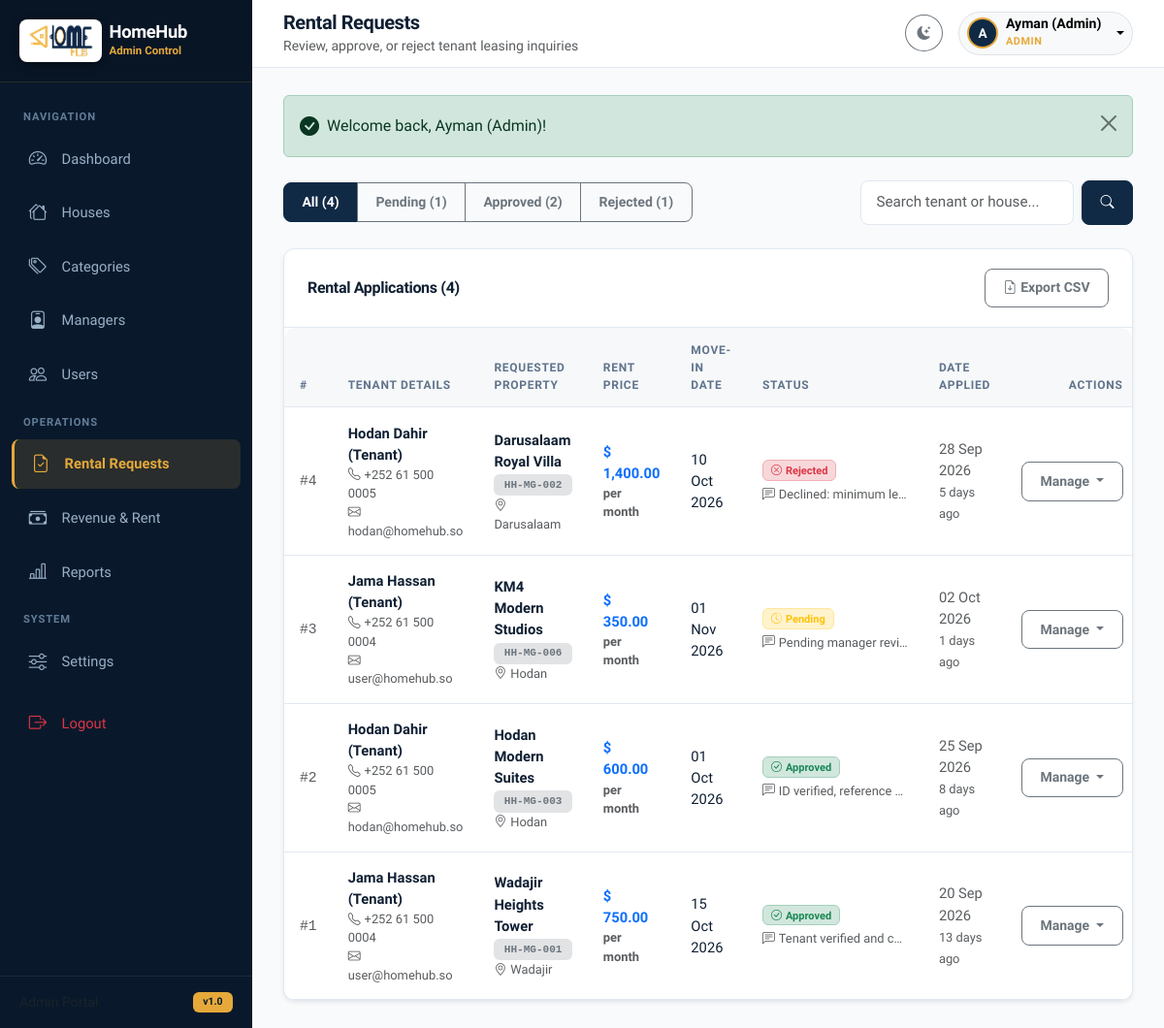
/admin/rental_requests.php (signed in), run on an earlier commit of the app's database.
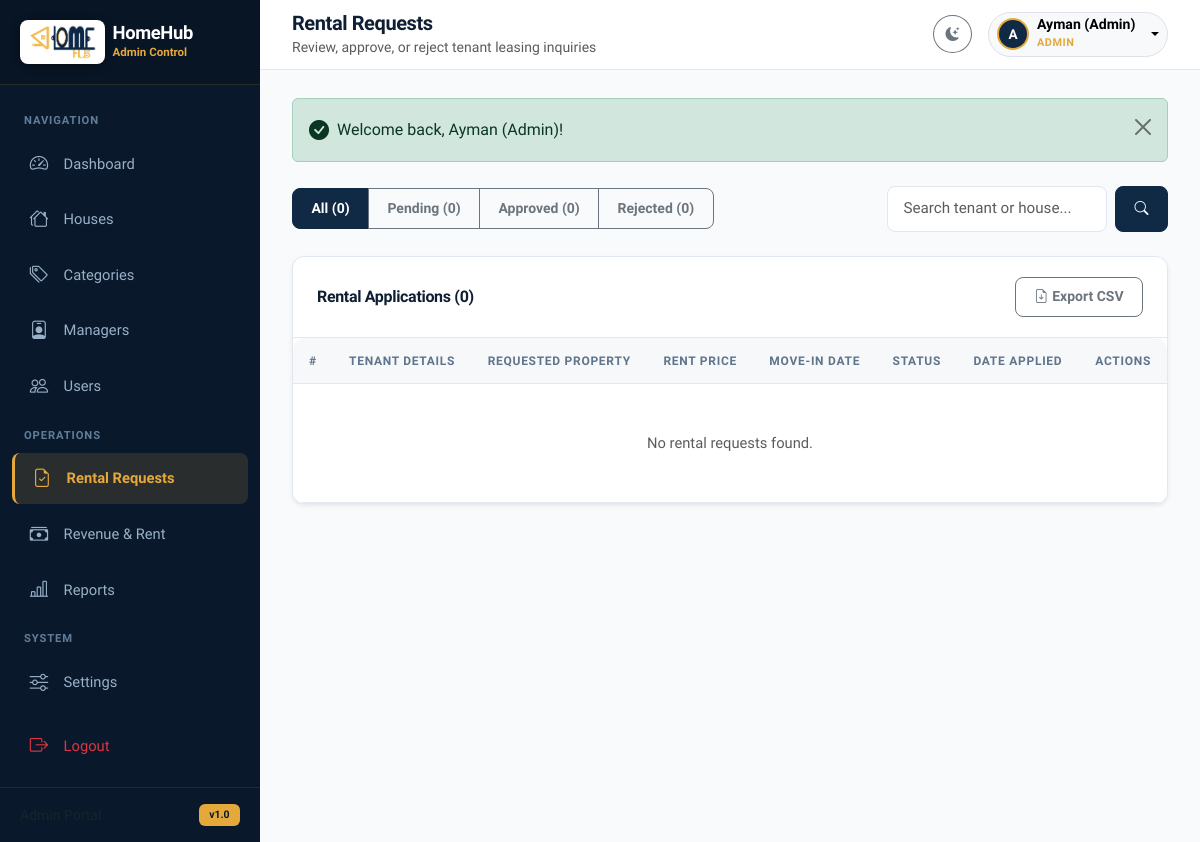
And on a later commit of the database.
### tables this page shows
CREATE TABLE IF NOT EXISTS `rental_requests` (
  `id` INT AUTO_INCREMENT PRIMARY KEY,
  `user_id` INT NOT NULL,
  `house_id` INT NOT NULL,
  `status` ENUM('pending', 'approved', 'rejected') NOT NULL DEFAULT 'pending',
  `request_note` TEXT NULL,
  `admin_notes` TEXT NULL,
  `move_in_date` DATE NULL,
  `created_at` TIMESTAMP DEFAULT CURRENT_TIMESTAMP,
  `updated_at` TIMESTAMP NULL ON UPDATE CURRENT_TIMESTAMP,
  FOREIGN KEY (`user_id`) REFERENCES `users`(`id`) ON DELETE CASCADE,
  FOREIGN KEY (`house_id`) REFERENCES `houses`(`id`) ON DELETE CASCADE
);

CREATE TABLE IF NOT EXISTS `users` (
  `id` INT AUTO_INCREMENT PRIMARY KEY,
  `name` VARCHAR(100) NOT NULL,
  `email` VARCHAR(150) NOT NULL UNIQUE,
  `phone` VARCHAR(30) NULL,
  `password` VARCHAR(255) NOT NULL,
  `role` ENUM('admin', 'manager', 'user') NOT NULL DEFAULT 'user',
  `avatar` VARCHAR(255) NULL,
  `status` ENUM('active', 'inactive') NOT NULL DEFAULT 'active',
  `created_at` TIMESTAMP DEFAULT CURRENT_TIMESTAMP
);

CREATE TABLE IF NOT EXISTS `houses` (
  `id` INT AUTO_INCREMENT PRIMARY KEY,
  `category_id` INT NOT NULL,
  `manager_id` INT NULL,
  `house_name` VARCHAR(150) NOT NULL,
  `house_code` VARCHAR(50) NOT NULL UNIQUE,
  `address` VARCHAR(255) NOT NULL,
  `city` VARCHAR(100) NOT NULL,
  `rent_price` DECIMAL(10,2) NOT NULL,
  `total_apartments` INT NOT NULL DEFAULT 1,
  `occupied_apartments` INT NOT NULL DEFAULT 0,
  `vacant_apartments` INT NOT NULL DEFAULT 1,
  `description` TEXT NULL,
  `image` VARCHAR(255) NULL,
  `created_at` TIMESTAMP DEFAULT CURRENT_TIMESTAMP,
  FOREIGN KEY (`category_id`) REFERENCES `categories`(`id`) ON DELETE CASCADE,
  FOREIGN KEY (`manager_id`) REFERENCES `users`(`id`) ON DELETE SET NULL
);

### config/config.php (called while the page is built, shortened)
<?php
function get_setting(PDO $pdo, string $key, string $default = ''): string {
    static $settingsCache = [];
    try {
        $stmt = $pdo->prepare("SELECT setting_value FROM settings WHERE setting_key = ? LIMIT 1");
        $stmt->execute([$key]);
        $val = $stmt->fetchColumn();
        $settingsCache[$key] = $val !== false ? (string)$val : $default;
        return $settingsCache[$key];
    } catch (Exception $e) {
        return $default;
    }
}

### admin/rental_requests.php (the view, shortened to what the changed rows need)
<?php
require_once __DIR__ . '/../config/config.php';
require_once __DIR__ . '/../includes/functions.php';
require_once __DIR__ . '/../includes/auth.php';
$currency = get_setting($pdo, 'currency', '$');
$statusFilter = trim($_GET['status'] ?? '');
$sql = "SELECT r.*, u.name as user_name, u.email as user_email, u.phone as user_phone,
               h.house_name, h.house_code, h.city, h.rent_price, h.vacant_apartments,
               mgr.name as manager_name
        FROM rental_requests r
        JOIN users u ON r.user_id = u.id
        JOIN houses h ON r.house_id = h.id
        LEFT JOIN users mgr ON h.manager_id = mgr.id
        WHERE 1=1";
$params = [];
$sql .= " ORDER BY r.id DESC";
$stmt = $pdo->prepare($sql);
$stmt->execute($params);
$requests = $stmt->fetchAll();
$countPending  = (int)$pdo->query("SELECT COUNT(*) FROM rental_requests WHERE status = 'pending'")->fetchColumn();
$countApproved = (int)$pdo->query("SELECT COUNT(*) FROM rental_requests WHERE status = 'approved'")->fetchColumn();
$countRejected = (int)$pdo->query("SELECT COUNT(*) FROM rental_requests WHERE status = 'rejected'")->fetchColumn();
$countAll      = (int)$pdo->query("SELECT COUNT(*) FROM rental_requests")->fetchColumn();
require_once __DIR__ . '/../includes/header.php';
?>
<div class="app-wrapper">
    <div class="app-main">
        <main class="content-wrapper">
            <div class="d-flex flex-wrap align-items-center justify-content-between gap-3 mb-4">
                <div class="btn-group" role="group">
                    <a href="<?= BASE_URL; ?>admin/rental_requests.php" class="btn btn-sm <?= empty($statusFilter) ? 'btn-primary' : 'btn-outline-secondary'; ?>">
                        All (<?= $countAll; ?>)
                    </a>
                    <a href="<?= BASE_URL; ?>admin/rental_requests.php?status=pending" class="btn btn-sm <?= $statusFilter === 'pending' ? 'btn-warning text-dark' : 'btn-outline-secondary'; ?>">
                        Pending (<?= $countPending; ?>)
                    </a>
                    <a href="<?= BASE_URL; ?>admin/rental_requests.php?status=approved" class="btn btn-sm <?= $statusFilter === 'approved' ? 'btn-success' : 'btn-outline-secondary'; ?>">
                        Approved (<?= $countApproved; ?>)
                    </a>
                    <a href="<?= BASE_URL; ?>admin/rental_requests.php?status=rejected" class="btn btn-sm <?= $statusFilter === 'rejected' ? 'btn-danger' : 'btn-outline-secondary'; ?>">
                        Rejected (<?= $countRejected; ?>)
                    </a>
                </div>
            </div>
            <div class="card shadow-sm">
                <div class="card-header d-flex justify-content-between align-items-center">
                    <h6 class="mb-0 fw-bold">Rental Applications (<?= count($requests); ?>)</h6>
                    <button type="button" class="btn btn-outline-secondary btn-sm" onclick="exportTableToCSV('requestsTable', 'rental_requests.csv')">
                        <i class="bi bi-file-earmark-arrow-down me-1"></i>Export CSV
                    </button>
                </div>
                <div class="card-body p-0">
                    <div class="table-responsive">
                        <table class="table table-hover align-middle mb-0" id="requestsTable">
                            <thead>
                                <tr>
                                    <th>#</th>
                                    <th>Tenant Details</th>
                                    <th>Requested Property</th>
                                    <th>Rent Price</th>
                                    <th>Move-In Date</th>
                                    <th>Status</th>
                                    <th>Date Applied</th>
                                    <th class="text-end no-export">Actions</th>
                                </tr>
                            </thead>
                            <tbody>
                                <?php if (empty($requests)): ?>
                                    <tr>
                                        <td colspan="8" class="text-center py-5 text-muted">No rental requests found.</td>
                                    </tr>
                                <?php else: ?>
                                    <?php foreach ($requests as $r): ?>
                                        <tr>
                                            <td class="font-monospace text-muted small">#<?= (int)$r['id']; ?></td>
                                            <td>
                                                <div class="fw-bold text-main"><?= e($r['user_name']); ?></div>
                                                <small class="text-muted d-block"><i class="bi bi-telephone me-1"></i><?= e($r['user_phone'] ?? 'No phone'); ?></small>
                                                <small class="text-muted d-block"><i class="bi bi-envelope me-1"></i><?= e($r['user_email']); ?></small>
                                            </td>
                                            <td>
                                                <div class="fw-bold"><?= e($r['house_name']); ?></div>
                                                <span class="badge bg-secondary-subtle text-secondary font-monospace"><?= e($r['house_code']); ?></span>
                                                <small class="text-muted d-block"><i class="bi bi-geo-alt me-1"></i><?= e($r['city']); ?></small>
                                            </td>
                                            <td class="fw-bold text-primary">
                                                <?= format_currency($r['rent_price'], $currency); ?>
                                                <small class="text-muted d-block">per month</small>
                                            </td>
                                            <td>
                                                <?= !empty($r['move_in_date']) ? format_date($r['move_in_date']) : '<span class="text-muted small">Immediate</span>'; ?>
                                            </td>
                                            <td>
                                                <?= status_badge($r['status']); ?>
                                                <?php if (!empty($r['admin_notes'])): ?>
                                                    <small class="text-muted d-block text-truncate mt-1" style="max-width: 150px;" title="<?= e($r['admin_notes']); ?>">
                                                        <i class="bi bi-chat-left-text me-1"></i><?= e($r['admin_notes']); ?>
                                                    </small>
                                                <?php endif; ?>
                                            </td>
                                            <td class="small text-muted">
                                                <?= format_date($r['created_at']); ?><br>
                                                <small><?= time_ago($r['created_at']); ?></small>
                                            </td>
                                            <td class="text-end no-export">
                                                <div class="dropdown d-inline-block">
                                                    <button class="btn btn-sm btn-outline-secondary dropdown-toggle" type="button" data-bs-toggle="dropdown">
                                                        Manage
                                                    </button>
                                                </div>
                                            </td>
                                        </tr>
                                    <?php endforeach; ?>
                                <?php endif; ?>
                            </tbody>
                        </table>
                    </div>
                </div>
            </div>
        </main>
    </div>
</div>
<?php require_once __DIR__ . '/../includes/footer.php'; ?>

### includes/functions.php (shortened to what the changed rows need)
<?php
function e(?string $string): string {
    return htmlspecialchars((string)($string ?? ''), ENT_QUOTES, 'UTF-8');
}
function format_currency(float|int|string $amount, string $currency = '$'): string {
    $num = (float)$amount;
    return $currency . ' ' . number_format($num, 2);
}
function format_date(?string $date, string $format = 'd M Y'): string {
    $timestamp = strtotime($date);
    return $timestamp ? date($format, $timestamp) : '-';
}
function time_ago(?string $datetime): string {
    $time = strtotime($datetime);
    $diff = time() - $time;
    if ($diff < 2592000) return floor($diff / 86400) . ' days ago';
    return date('d M Y', $time);
}
function status_badge(string $status): string {
    $status = strtolower($status);
    return match($status) {
        'approved' => '<span class="badge bg-success-subtle text-success border border-success-subtle px-2 py-1"><i class="bi bi-check-circle me-1"></i>Approved</span>',
        'pending'  => '<span class="badge bg-warning-subtle text-warning border border-warning-subtle px-2 py-1"><i class="bi bi-clock-history me-1"></i>Pending</span>',
        'rejected' => '<span class="badge bg-danger-subtle text-danger border border-danger-subtle px-2 py-1"><i class="bi bi-x-circle me-1"></i>Rejected</span>',
        default    => '<span class="badge bg-secondary px-2 py-1">' . e(ucfirst($status)) . '</span>'
    };
}

What changed in the data, as far as the page shows it:
removed rental_requests: id "4", user.name "Hodan Dahir (Tenant)", user.phone "+252 61 500 0005", user.email "hodan@homehub.so", house.house_name "Darusalaam Royal Villa", house.house_code "HH-MG-002", house.city "Darusalaam", house.rent_price "$ 1,400.00", move_in_date "10 Oct 2026", status "Rejected", admin_notes "Declined: minimum le…", created_at "28 Sep 2026", created_at "5 days ago"
removed rental_requests: id "3", user.name "Jama Hassan (Tenant)", user.phone "+252 61 500 0004", user.email "user@homehub.so", house.house_name "KM4 Modern Studios", house.house_code "HH-MG-006", house.city "Hodan", house.rent_price "$ 350.00", move_in_date "01 Nov 2026", status "Pending", admin_notes "Pending manager revi…", created_at "02 Oct 2026", created_at "1 days ago"
removed rental_requests: id "2", user.name "Hodan Dahir (Tenant)", user.phone "+252 61 500 0005", user.email "hodan@homehub.so", house.house_name "Hodan Modern Suites", house.house_code "HH-MG-003", house.city "Hodan", house.rent_price "$ 600.00", move_in_date "01 Oct 2026", status "Approved", admin_notes "ID verified, reference…", created_at "25 Sep 2026", created_at "8 days ago"
removed rental_requests: id "1", user.name "Jama Hassan (Tenant)", user.phone "+252 61 500 0004", user.email "user@homehub.so", house.house_name "Wadajir Heights Tower", house.house_code "HH-MG-001", house.city "Wadajir", house.rent_price "$ 750.00", move_in_date "15 Oct 2026", status "Approved", admin_notes "Tenant verified and c…", created_at "20 Sep 2026", created_at "13 days ago"
Also different on the page:
$countAll: "4" → "0"
$countPending: "1" → "0"
$countApproved: "2" → "0"
$countRejected: "1" → "0"
count($requests): "4" → "0"
text now shown: "No rental requests found."
